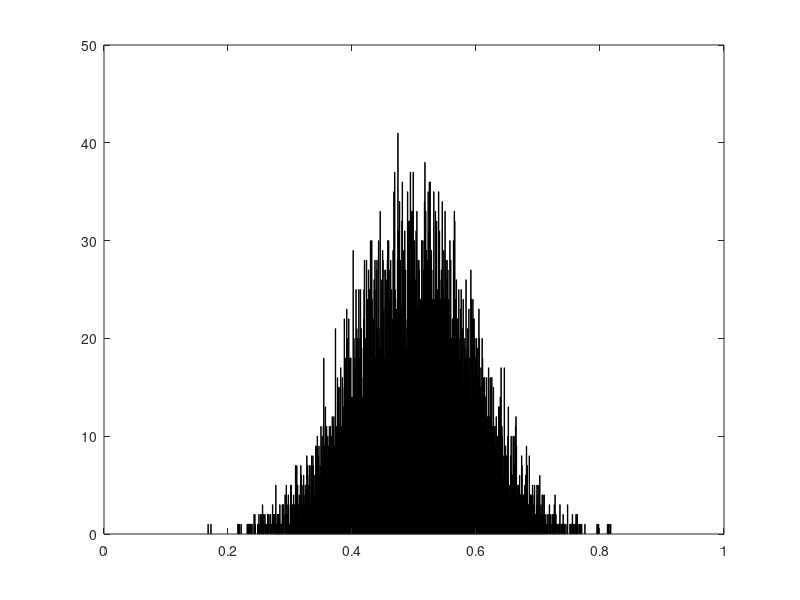

MATLAB code to generate this figure:
% Generate normal distribution from some random numbers
iterations = 10000;
points_per_sample = 10;

% Create data matricies
X = zeros(iterations, 1);

% Generate random data
for i = 1:iterations
    X(i) = mean(rand(points_per_sample, 1));
end

% Plot results
hist(X, iterations / 10)
